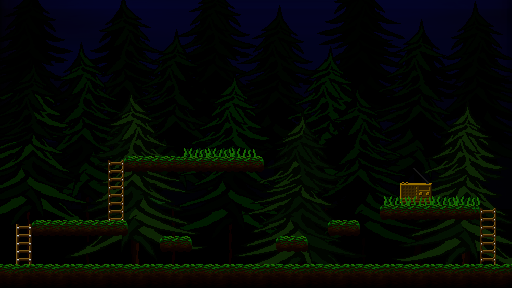

Rendered tile map (Tiled .tmx) drawn with the repository's tilesets; below, a short description and the map source with its tile grids summarised:
An orthogonal 128x72 tile map with 4x4 px tiles, 10 tile layers (BG4, BG3, BG2, BG, ...), 5 tilesets and 98 objects (85x Wood, 7x WoodSpawner, 2x Ladder, 2x Bonfire, Player, ...).

<map version="1.2" tiledversion="1.3.3" orientation="orthogonal" renderorder="right-down" width="128" height="72" tilewidth="4" tileheight="4" infinite="0" nextlayerid="16" nextobjectid="101">
 <editorsettings>
  <export target="../../resources/levels/dev.json" format="LD46-export" />
 </editorsettings>
 <tileset firstgid="1" source="../tsx/tileset1.tsx" />
 <tileset firstgid="1025" source="../tsx/bg1.tsx" />
 <tileset firstgid="10241" source="../tsx/bg2.tsx" />
 <tileset firstgid="19457" source="../tsx/bg3.tsx" />
 <tileset firstgid="56321" source="../tsx/bg4.tsx" />
 <layer id="10" name="BG4" width="128" height="72">
  <properties>
   <property name="z" type="float" value="0" />
  </properties>
  <data>[9216 cells, 9216 non-empty, 9216 distinct tile ids]</data>
 </layer>
 <layer id="9" name="BG3" width="128" height="72">
  <properties>
   <property name="z" type="float" value="0.6" />
  </properties>
  <data>[9216 cells, 9216 non-empty, 9216 distinct tile ids]</data>
 </layer>
 <layer id="8" name="BG2" width="128" height="72">
  <properties>
   <property name="z" type="float" value="0.2" />
  </properties>
  <data>[9216 cells, 9216 non-empty, 9216 distinct tile ids]</data>
 </layer>
 <layer id="1" name="BG" width="128" height="72">
  <properties>
   <property name="z" type="float" value="0.3" />
  </properties>
  <data>[9216 cells, 9216 non-empty, 9216 distinct tile ids]</data>
 </layer>
 <layer id="13" name="Grass add BG" width="128" height="72">
  <properties>
   <property name="z" type="float" value="0.5" />
  </properties>
  <data>[9216 cells, 18 non-empty, 6 distinct tile ids]</data>
 </layer>
 <objectgroup id="14" name="Ladders hitboxes">
  <object id="5" type="Ladder" x="20" y="224" width="8" height="40" />
  <object id="6" type="Ladder" x="112" y="160" width="8" height="60" />
 </objectgroup>
 <layer id="7" name="Grass BG" width="128" height="72">
  <properties>
   <property name="z" type="float" value="0.6" />
  </properties>
  <data>[9216 cells, 72 non-empty, 12 distinct tile ids]</data>
 </layer>
 <layer id="3" name="Ladders" width="128" height="72">
  <properties>
   <property name="z" type="float" value="0.8" />
  </properties>
  <data>[9216 cells, 179 non-empty, 88 distinct tile ids]</data>
 </layer>
 <layer id="2" name="Tiles" width="128" height="72">
  <properties>
   <property name="z" type="float" value="0.9" />
  </properties>
  <data>[9216 cells, 1256 non-empty, 116 distinct tile ids]</data>
 </layer>
 <objectgroup id="15" name="Woods">
  <properties>
   <property name="z" type="float" value="0.95" />
  </properties>
  <object id="7" name="Tut wood" type="Wood" x="228" y="144" width="16" height="8" />
  <object id="8" name="Wood Spawner" type="WoodSpawner" x="288" y="224" width="8" height="8" />
  <object id="9" name="Wood Spawner" type="WoodSpawner" x="452" y="192" width="8" height="8" />
  <object id="10" name="Wood Spawner" type="WoodSpawner" x="324" y="252" width="8" height="8" />
  <object id="11" name="Wood Spawner" type="WoodSpawner" x="452" y="252" width="8" height="8" />
  <object id="12" name="Wood Spawner" type="WoodSpawner" x="340" y="208" width="8" height="8" />
  <object id="16" name="WOOD" type="Wood" x="420" y="188" width="6" height="5.5" />
  <object id="17" name="WOOD" type="Wood" x="422.25" y="187.75" width="6" height="5.5" />
  <object id="18" name="WOOD" type="Wood" x="422.25" y="187.75" width="6" height="5.5" />
  <object id="19" name="WOOD" type="Wood" x="421.5" y="187.25" width="6" height="5.5" />
  <object id="20" name="WOOD" type="Wood" x="421.25" y="187.25" width="6" height="5.5" />
  <object id="21" name="WOOD" type="Wood" x="421.75" y="188" width="6" height="5.5" />
  <object id="22" name="WOOD" type="Wood" x="421.75" y="189" width="6" height="5.5" />
  <object id="23" name="WOOD" type="Wood" x="421" y="187.5" width="6" height="5.5" />
  <object id="24" name="WOOD" type="Wood" x="421.25" y="182.25" width="6" height="5.5" />
  <object id="25" name="WOOD" type="Wood" x="426" y="185" width="6" height="5.5" />
  <object id="26" name="WOOD" type="Wood" x="422.5" y="188.25" width="6" height="5.5" />
  <object id="27" name="WOOD" type="Wood" x="420.25" y="185.25" width="6" height="5.5" />
  <object id="28" name="WOOD" type="Wood" x="424.25" y="185.25" width="6" height="5.5" />
  <object id="29" name="WOOD" type="Wood" x="421.75" y="187" width="6" height="5.5" />
  <object id="30" name="WOOD" type="Wood" x="422.75" y="183.5" width="6" height="5.5" />
  <object id="31" name="WOOD" type="Wood" x="423" y="189" width="6" height="5.5" />
  <object id="32" name="WOOD" type="Wood" x="420" y="184" width="6" height="5.5" />
  <object id="33" name="WOOD" type="Wood" x="422.25" y="187.75" width="6" height="5.5" />
  <object id="34" name="WOOD" type="Wood" x="419.25" y="185.25" width="6" height="5.5" />
  <object id="35" name="WOOD" type="Wood" x="421.25" y="188.5" width="6" height="5.5" />
  <object id="36" name="WOOD" type="Wood" x="424" y="184.5" width="6" height="5.5" />
  <object id="37" name="WOOD" type="Wood" x="420.25" y="183.5" width="6" height="5.5" />
  <object id="38" name="WOOD" type="Wood" x="420" y="187.5" width="6" height="5.5" />
  <object id="39" name="WOOD" type="Wood" x="423" y="186.75" width="6" height="5.5" />
  <object id="40" name="WOOD" type="Wood" x="422" y="184.5" width="6" height="5.5" />
  <object id="41" name="WOOD" type="Wood" x="420.5" y="185.75" width="6" height="5.5" />
  <object id="42" name="WOOD" type="Wood" x="421.5" y="191.25" width="6" height="5.5" />
  <object id="43" name="WOOD" type="Wood" x="425" y="188.5" width="6" height="5.5" />
  <object id="44" name="WOOD" type="Wood" x="424" y="188.5" width="6" height="5.5" />
  <object id="45" name="WOOD" type="Wood" x="424.25" y="185.75" width="6" height="5.5" />
  <object id="46" name="WOOD" type="Wood" x="419.25" y="189" width="6" height="5.5" />
  <object id="47" name="WOOD" type="Wood" x="423.75" y="191.25" width="6" height="5.5" />
  <object id="48" name="WOOD" type="Wood" x="422.25" y="190" width="6" height="5.5" />
  <object id="49" name="WOOD" type="Wood" x="423" y="186.75" width="6" height="5.5" />
  <object id="50" name="WOOD" type="Wood" x="423.5" y="186.75" width="6" height="5.5" />
  <object id="51" name="WOOD" type="Wood" x="419.75" y="183.75" width="6" height="5.5" />
  <object id="52" name="WOOD" type="Wood" x="421.25" y="190.25" width="6" height="5.5" />
  <object id="53" name="WOOD" type="Wood" x="426.25" y="188" width="6" height="5.5" />
  <object id="54" name="WOOD" type="Wood" x="422.25" y="183.75" width="6" height="5.5" />
  <object id="55" name="WOOD" type="Wood" x="421" y="185.25" width="6" height="5.5" />
  <object id="56" name="WOOD" type="Wood" x="425.25" y="185" width="6" height="5.5" />
  <object id="57" name="WOOD" type="Wood" x="425.25" y="185" width="6" height="5.5" />
  <object id="58" name="WOOD" type="Wood" x="425.25" y="185" width="6" height="5.5" />
  <object id="59" name="WOOD" type="Wood" x="425.25" y="185" width="6" height="5.5" />
  </objectgroup>
 <objectgroup id="4" name="Player">
  <properties>
   <property name="z" type="float" value="1" />
  </properties>
  <!-- 3 objects omitted --></objectgroup>
 <layer id="6" name="Grass FG" width="128" height="72">
  <properties>
   <property name="z" type="float" value="1.1" />
  </properties>
  <data>[9216 cells, 84 non-empty, 12 distinct tile ids]</data>
 </layer>
 <objectgroup id="5" name="Bonfire">
  <properties>
   <property name="z" type="float" value="1.2" />
  </properties>
  <!-- 3 objects omitted --></objectgroup>
 <layer id="11" name="Grass add" width="128" height="72">
  <properties>
   <property name="z" type="float" value="1.5" />
  </properties>
  <data>[9216 cells, 42 non-empty, 7 distinct tile ids]</data>
 </layer>
</map>
<!-- 46 of 98 objects omitted -->
